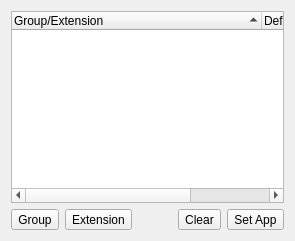
      <widget class="QWidget" name="page_defaults">
       <layout class="QVBoxLayout" name="verticalLayout_9">
        <item>
         <widget class="QTreeWidget" name="tree_defaults">
          <property name="iconSize">
           <size>
            <width>20</width>
            <height>20</height>
           </size>
          </property>
          <property name="indentation">
           <number>20</number>
          </property>
          <property name="sortingEnabled">
           <bool>true</bool>
          </property>
          <property name="animated">
           <bool>true</bool>
          </property>
          <property name="allColumnsShowFocus">
           <bool>true</bool>
          </property>
          <attribute name="headerDefaultSectionSize">
           <number>250</number>
          </attribute>
          <attribute name="headerMinimumSectionSize">
           <number>150</number>
          </attribute>
          <column>
           <property name="text">
            <string>Group/Extension</string>
           </property>
          </column>
          <column>
           <property name="text">
            <string>Default Application</string>
           </property>
          </column>
         </widget>
        </item>
        <item>
         <layout class="QHBoxLayout" name="horizontalLayout_16">
          <item>
           <widget class="QToolButton" name="tool_defaults_addgroup">
            <property name="text">
             <string>Group</string>
            </property>
            <property name="toolButtonStyle">
             <enum>Qt::ToolButtonTextBesideIcon</enum>
            </property>
           </widget>
          </item>
          <item>
           <widget class="QToolButton" name="tool_defaults_addextension">
            <property name="text">
             <string>Extension</string>
            </property>
            <property name="toolButtonStyle">
             <enum>Qt::ToolButtonTextBesideIcon</enum>
            </property>
           </widget>
          </item>
          <item>
           <spacer name="horizontalSpacer_13">
            <property name="orientation">
             <enum>Qt::Horizontal</enum>
            </property>
            <property name="sizeHint" stdset="0">
             <size>
              <width>40</width>
              <height>20</height>
             </size>
            </property>
           </spacer>
          </item>
          <item>
           <widget class="QToolButton" name="tool_defaults_clear">
            <property name="text">
             <string>Clear</string>
            </property>
            <property name="toolButtonStyle">
             <enum>Qt::ToolButtonTextBesideIcon</enum>
            </property>
           </widget>
          </item>
          <item>
           <widget class="QToolButton" name="tool_defaults_set">
            <property name="text">
             <string>Set App</string>
            </property>
            <property name="toolButtonStyle">
             <enum>Qt::ToolButtonTextBesideIcon</enum>
            </property>
           </widget>
          </item>
         </layout>
        </item>
       </layout>
      </widget>
